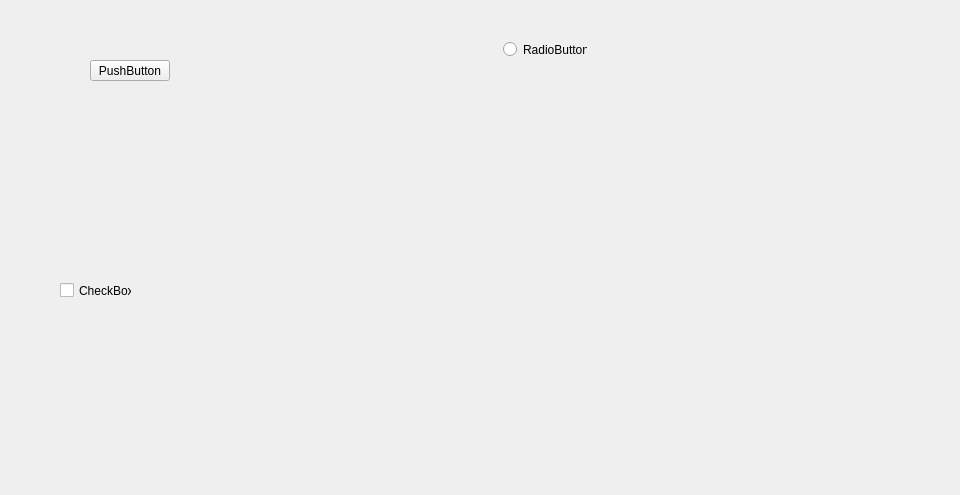
<?xml version="1.0" encoding="UTF-8"?>
<ui version="4.0">
 <class>OverviewWidget</class>
 <widget class="QWidget" name="OverviewWidget">
  <property name="geometry">
   <rect>
    <x>0</x>
    <y>0</y>
    <width>960</width>
    <height>495</height>
   </rect>
  </property>
  <property name="windowTitle">
   <string>Form</string>
  </property>
  <layout class="QGridLayout" name="gridLayout">
   <property name="leftMargin">
    <number>0</number>
   </property>
   <property name="topMargin">
    <number>0</number>
   </property>
   <property name="rightMargin">
    <number>0</number>
   </property>
   <property name="bottomMargin">
    <number>0</number>
   </property>
   <item row="0" column="0">
    <widget class="QWidget" name="widget" native="true">
     <widget class="QPushButton" name="pushButton">
      <property name="geometry">
       <rect>
        <x>90</x>
        <y>60</y>
        <width>80</width>
        <height>21</height>
       </rect>
      </property>
      <property name="text">
       <string>PushButton</string>
      </property>
     </widget>
    </widget>
   </item>
   <item row="0" column="1">
    <widget class="QWidget" name="widget_4" native="true">
     <widget class="QRadioButton" name="radioButton">
      <property name="geometry">
       <rect>
        <x>20</x>
        <y>40</y>
        <width>84</width>
        <height>19</height>
       </rect>
      </property>
      <property name="text">
       <string>RadioButton</string>
      </property>
     </widget>
    </widget>
   </item>
   <item row="1" column="0" colspan="2">
    <widget class="QWidget" name="widget_3" native="true">
     <widget class="QCheckBox" name="checkBox">
      <property name="geometry">
       <rect>
        <x>60</x>
        <y>30</y>
        <width>72</width>
        <height>19</height>
       </rect>
      </property>
      <property name="text">
       <string>CheckBox</string>
      </property>
     </widget>
    </widget>
   </item>
  </layout>
 </widget>
 <resources/>
 <connections/>
</ui>
